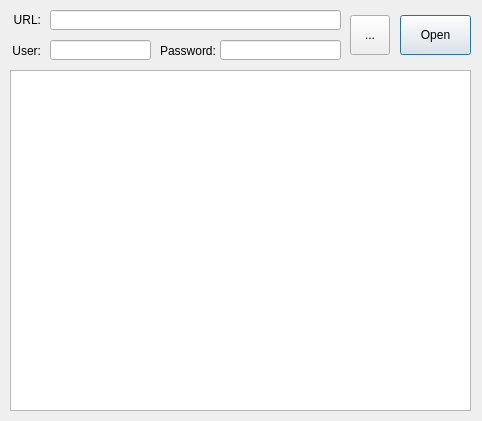
<?xml version="1.0" encoding="UTF-8"?>
<ui version="4.0">
 <class>OpenDialog</class>
 <widget class="QDialog" name="OpenDialog">
  <property name="geometry">
   <rect>
    <x>0</x>
    <y>0</y>
    <width>482</width>
    <height>421</height>
   </rect>
  </property>
  <property name="windowTitle">
   <string>Dialog</string>
  </property>
  <widget class="QLabel" name="label">
   <property name="geometry">
    <rect>
     <x>0</x>
     <y>10</y>
     <width>41</width>
     <height>20</height>
    </rect>
   </property>
   <property name="text">
    <string>URL:</string>
   </property>
   <property name="alignment">
    <set>Qt::AlignRight|Qt::AlignTrailing|Qt::AlignVCenter</set>
   </property>
  </widget>
  <widget class="QLineEdit" name="url_edit">
   <property name="geometry">
    <rect>
     <x>50</x>
     <y>10</y>
     <width>291</width>
     <height>20</height>
    </rect>
   </property>
  </widget>
  <widget class="QToolButton" name="refresh_button">
   <property name="geometry">
    <rect>
     <x>350</x>
     <y>15</y>
     <width>40</width>
     <height>40</height>
    </rect>
   </property>
   <property name="text">
    <string>...</string>
   </property>
   <property name="icon">
    <iconset resource="../../Resources.qrc">
     <normaloff>:/resources/img/refresh-cw.svg</normaloff>:/resources/img/refresh-cw.svg</iconset>
   </property>
   <property name="iconSize">
    <size>
     <width>24</width>
     <height>24</height>
    </size>
   </property>
  </widget>
  <widget class="QPushButton" name="open_button">
   <property name="geometry">
    <rect>
     <x>400</x>
     <y>15</y>
     <width>71</width>
     <height>40</height>
    </rect>
   </property>
   <property name="text">
    <string>Open</string>
   </property>
  </widget>
  <widget class="QLabel" name="label_2">
   <property name="geometry">
    <rect>
     <x>0</x>
     <y>40</y>
     <width>41</width>
     <height>21</height>
    </rect>
   </property>
   <property name="text">
    <string>User:</string>
   </property>
   <property name="alignment">
    <set>Qt::AlignRight|Qt::AlignTrailing|Qt::AlignVCenter</set>
   </property>
  </widget>
  <widget class="QLabel" name="label_3">
   <property name="geometry">
    <rect>
     <x>160</x>
     <y>40</y>
     <width>61</width>
     <height>21</height>
    </rect>
   </property>
   <property name="text">
    <string>Password:</string>
   </property>
  </widget>
  <widget class="QLineEdit" name="user_edit">
   <property name="geometry">
    <rect>
     <x>50</x>
     <y>40</y>
     <width>101</width>
     <height>20</height>
    </rect>
   </property>
  </widget>
  <widget class="QLineEdit" name="password_edit">
   <property name="geometry">
    <rect>
     <x>220</x>
     <y>40</y>
     <width>121</width>
     <height>20</height>
    </rect>
   </property>
   <property name="echoMode">
    <enum>QLineEdit::Password</enum>
   </property>
  </widget>
  <widget class="QWidget" name="main_widget" native="true">
   <property name="geometry">
    <rect>
     <x>10</x>
     <y>70</y>
     <width>461</width>
     <height>341</height>
    </rect>
   </property>
   <layout class="QGridLayout" name="gridLayout">
    <property name="leftMargin">
     <number>0</number>
    </property>
    <property name="topMargin">
     <number>0</number>
    </property>
    <property name="rightMargin">
     <number>0</number>
    </property>
    <property name="bottomMargin">
     <number>0</number>
    </property>
    <item row="0" column="0">
     <widget class="QListView" name="vod_list_view">
      <property name="editTriggers">
       <set>QAbstractItemView::NoEditTriggers</set>
      </property>
     </widget>
    </item>
   </layout>
  </widget>
 </widget>
 <resources>
  <include location="../../Resources.qrc"/>
 </resources>
 <connections/>
</ui>
